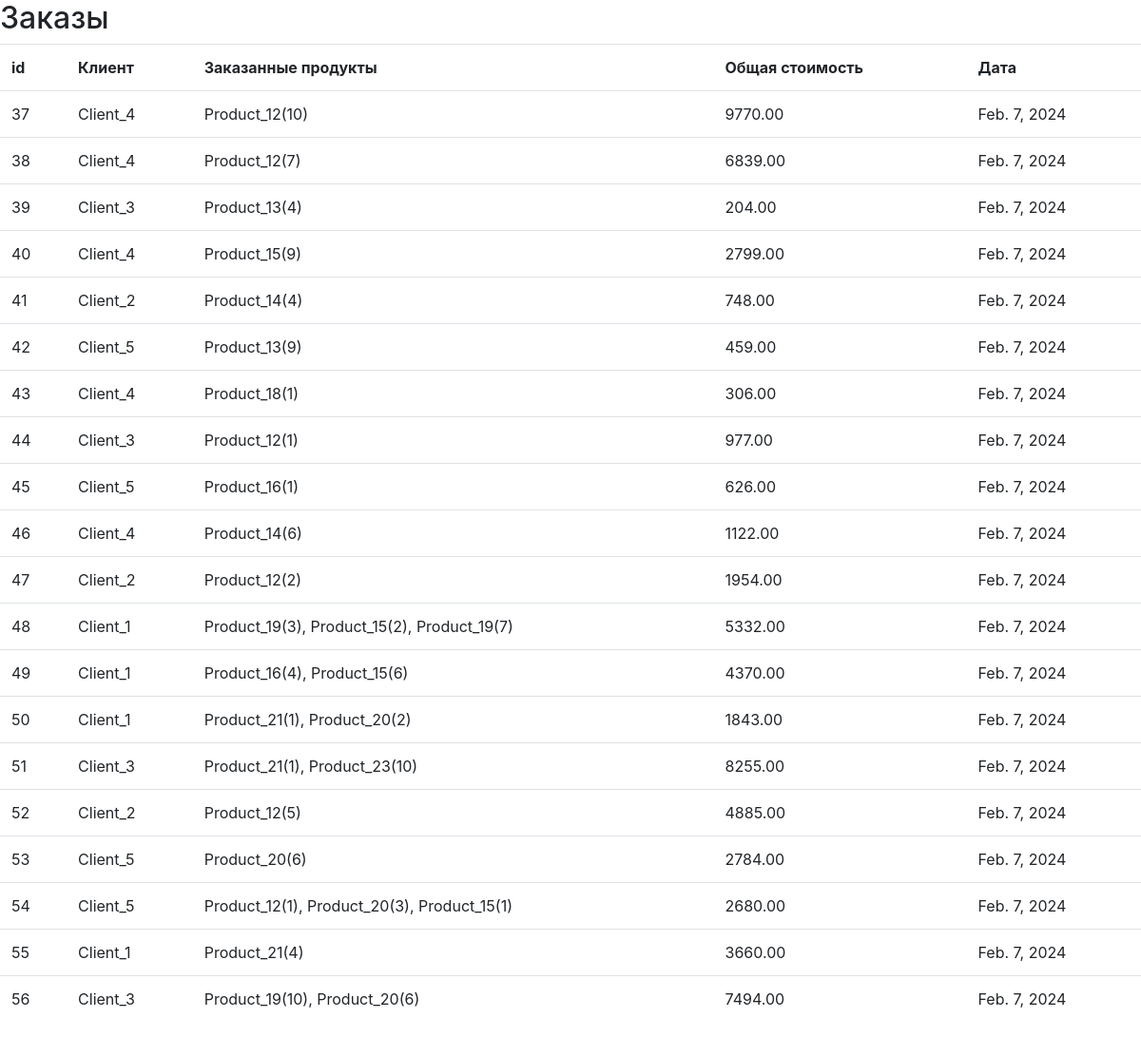
/seminar_03/orders/, run on the app's committed database.
### homework_02/models.py (models this page shows, shortened)
class Order(models.Model):
    client = models.ForeignKey(Client, on_delete=models.CASCADE)
    ordered_products = models.ManyToManyField(OrderedProduct)
    total_price = models.DecimalField(max_digits=10, decimal_places=2)
    order_date = models.DateField(auto_now_add=True)
    def products_print(self):
        return ', '.join([or_product.product.name + f"({or_product.count})" for or_product in self.ordered_products.all()])

class Client(models.Model):
    name = models.CharField(max_length=100, unique=True)
    email = models.EmailField()
    phone = models.CharField(max_length=20)
    address = models.CharField(max_length=100)
    reg_date = models.DateTimeField(auto_now_add=True)

class OrderedProduct(models.Model):
    product = models.ForeignKey(Product, on_delete=models.CASCADE)
    count = models.IntegerField()

class Product(models.Model):
    name = models.CharField(max_length=100, unique=True)
    description = models.TextField()
    price = models.DecimalField(max_digits=10, decimal_places=2)
    count = models.IntegerField()
    date_added = models.DateTimeField(auto_now_add=True)

### seminar_03/views.py (the view)
# urls.py: path('orders/', get_orders, name='get_orders'),
def get_orders(request, client_id=None):
    orders = Order.objects.all()
    if client_id:
        client = get_object_or_404(Client, pk=client_id)
        orders = Order.objects.filter(client=client).all()
        title = f'Заказы клиента {client.name}'
    else:
        title = 'Заказы'
    context = {
        'title': title,
        'orders': orders,
        'columns': ['id', 'Клиент', 'Заказанные продукты', 'Общая стоимость', 'Дата'],
    }
    return render(request, 'seminar_03/orders.html', context)

### seminar_03/templates/seminar_03/orders.html (shortened to what this page needs)
{% extends 'seminar_03/base.html' %}
{% block content %}
<h2> {{ title }} </h2>
<table class="table">
    <tr>
        {% for column in columns %}
        <th>{{ column }}</th>
        {% endfor %}
    </tr>
    {% for order in orders %}
    <tr>
        <td> {{ order.id }}</td>
        <td> {{ order.client.name }}</td>
        <td> {{ order.products_print }}</td>
        <td> {{ order.total_price }}</td>
        <td> {{ order.order_date }}</td>
    </tr>
    {% endfor %}
</table>
{% endblock %}

### data on the page
Order: id "37", client.name "Client_4", products_print "Product_12(10)", total_price "9770.00", order_date "Feb. 7, 2024"
Order: id "38", client.name "Client_4", products_print "Product_12(7)", total_price "6839.00", order_date "Feb. 7, 2024"
Order: id "39", client.name "Client_3", products_print "Product_13(4)", total_price "204.00", order_date "Feb. 7, 2024"
Order: id "40", client.name "Client_4", products_print "Product_15(9)", total_price "2799.00", order_date "Feb. 7, 2024"
Order: id "41", client.name "Client_2", products_print "Product_14(4)", total_price "748.00", order_date "Feb. 7, 2024"
Order: id "42", client.name "Client_5", products_print "Product_13(9)", total_price "459.00", order_date "Feb. 7, 2024"
Order: id "43", client.name "Client_4", products_print "Product_18(1)", total_price "306.00", order_date "Feb. 7, 2024"
Order: id "44", client.name "Client_3", products_print "Product_12(1)", total_price "977.00", order_date "Feb. 7, 2024"
Order: id "45", client.name "Client_5", products_print "Product_16(1)", total_price "626.00", order_date "Feb. 7, 2024"
Order: id "46", client.name "Client_4", products_print "Product_14(6)", total_price "1122.00", order_date "Feb. 7, 2024"
Order: id "47", client.name "Client_2", products_print "Product_12(2)", total_price "1954.00", order_date "Feb. 7, 2024"
Order: id "48", client.name "Client_1", products_print "Product_19(3), Product_15(2), Product_19(7)", total_price "5332.00", order_date "Feb. 7, 2024"
Order: id "49", client.name "Client_1", products_print "Product_16(4), Product_15(6)", total_price "4370.00", order_date "Feb. 7, 2024"
Order: id "50", client.name "Client_1", products_print "Product_21(1), Product_20(2)", total_price "1843.00", order_date "Feb. 7, 2024"
Order: id "51", client.name "Client_3", products_print "Product_21(1), Product_23(10)", total_price "8255.00", order_date "Feb. 7, 2024"
Order: id "52", client.name "Client_2", products_print "Product_12(5)", total_price "4885.00", order_date "Feb. 7, 2024"
Order: id "53", client.name "Client_5", products_print "Product_20(6)", total_price "2784.00", order_date "Feb. 7, 2024"
Order: id "54", client.name "Client_5", products_print "Product_12(1), Product_20(3), Product_15(1)", total_price "2680.00", order_date "Feb. 7, 2024"
Order: id "55", client.name "Client_1", products_print "Product_21(4)", total_price "3660.00", order_date "Feb. 7, 2024"
Order: id "56", client.name "Client_3", products_print "Product_19(10), Product_20(6)", total_price "7494.00", order_date "Feb. 7, 2024"

### other printed values
{{ title }} "Заказы"
{{ column }} "id" "Клиент" "Заказанные продукты" "Общая стоимость" "Дата"
